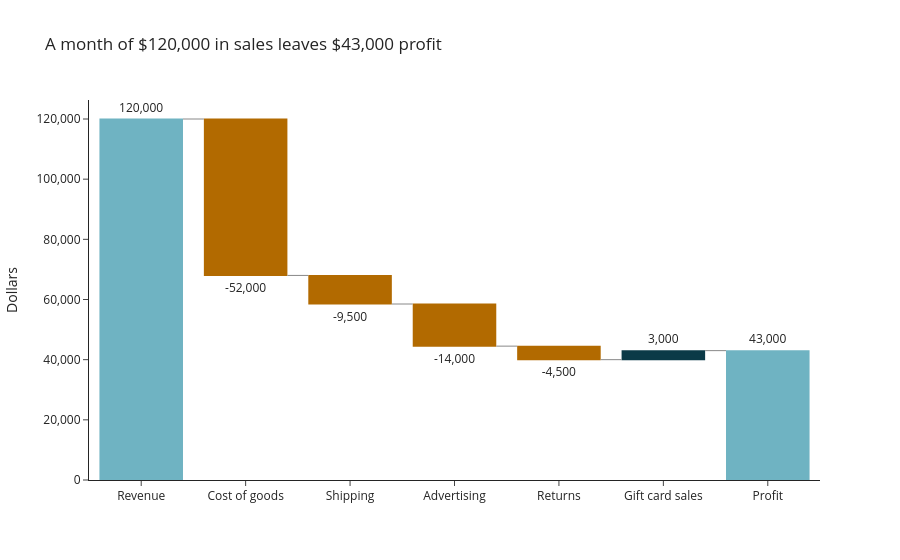

Notebook code cell kept with this figure:
### Code cell
fig = go.Figure(go.Waterfall(
    x=steps, y=amounts, measure=measure,
    text=labels, textposition='outside',
    increasing={'marker': {'color': '#0b3a47'}},
    decreasing={'marker': {'color': '#b26a00'}},
    totals={'marker': {'color': '#6fb3c2'}},
    connector={'line': {'color': '#888', 'width': 1}}))
fig.update_layout(
    template='simple_white', showlegend=False,
    title='A month of $120,000 in sales leaves $43,000 profit',
    yaxis={'title': 'Dollars', 'tickformat': ','})
fig.show()

### Figure 1 — Plotly figure (JSON) as saved in the notebook; plotly's stock layout.template omitted (floating-point values rounded to 4 significant figures)
{"data": [{"connector": {"line": {"color": "#888", "width": 1}}, "decreasing": {"marker": {"color": "#b26a00"}}, "increasing": {"marker": {"color": "#0b3a47"}}, "measure": ["absolute", "relative", "relative", "relative", "relative", "relative", "total"], "text": ["120,000", "-52,000", "-9,500", "-14,000", "-4,500", "3,000", "43,000"], "textposition": "outside", "totals": {"marker": {"color": "#6fb3c2"}}, "type": "waterfall", "x": ["Revenue", "Cost of goods", "Shipping", "Advertising", "Returns", "Gift card sales", "Profit"], "y": [120000, -52000, -9500, -14000, -4500, 3000, 0]}], "layout": {"showlegend": false, "title": {"text": "A month of $120,000 in sales leaves $43,000 profit"}, "yaxis": {"tickformat": ",", "title": {"text": "Dollars"}}}}
